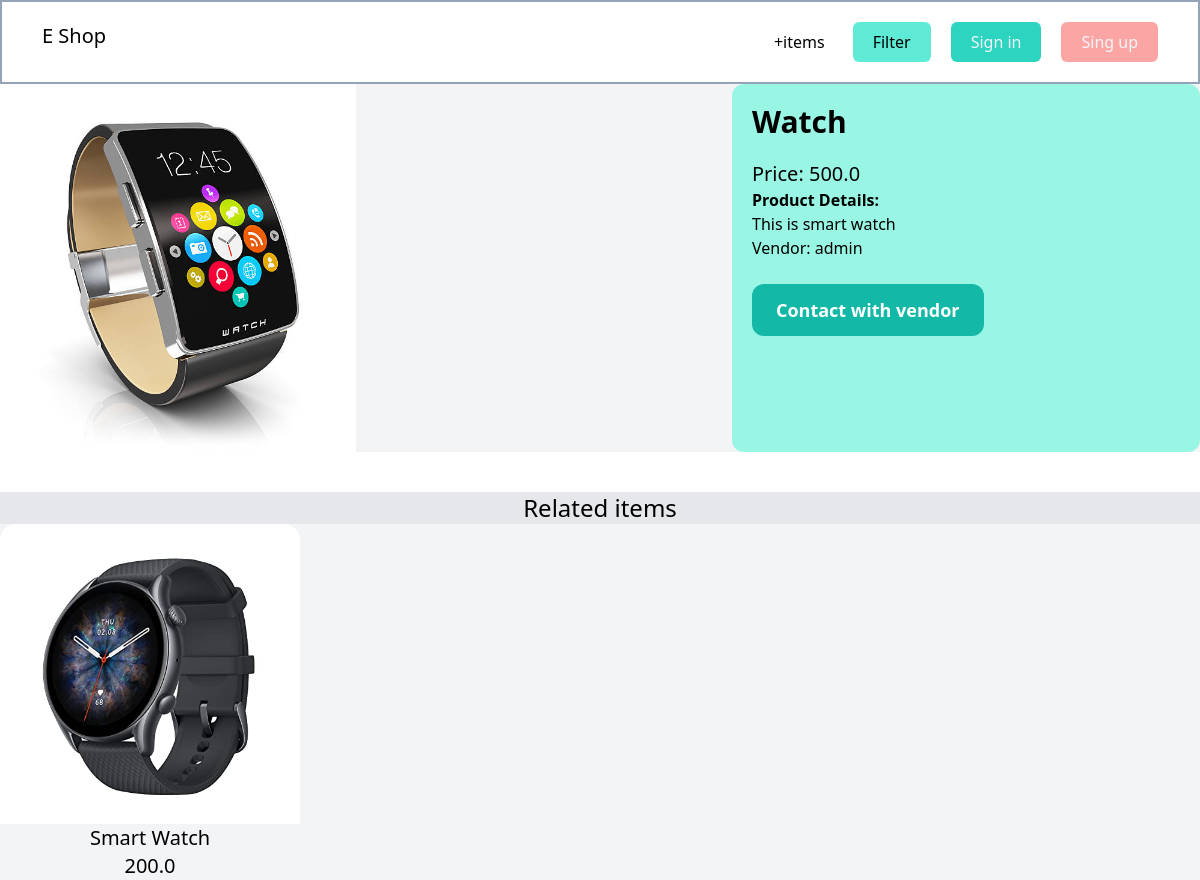
The page /items/3/ on the database as committed earlier.
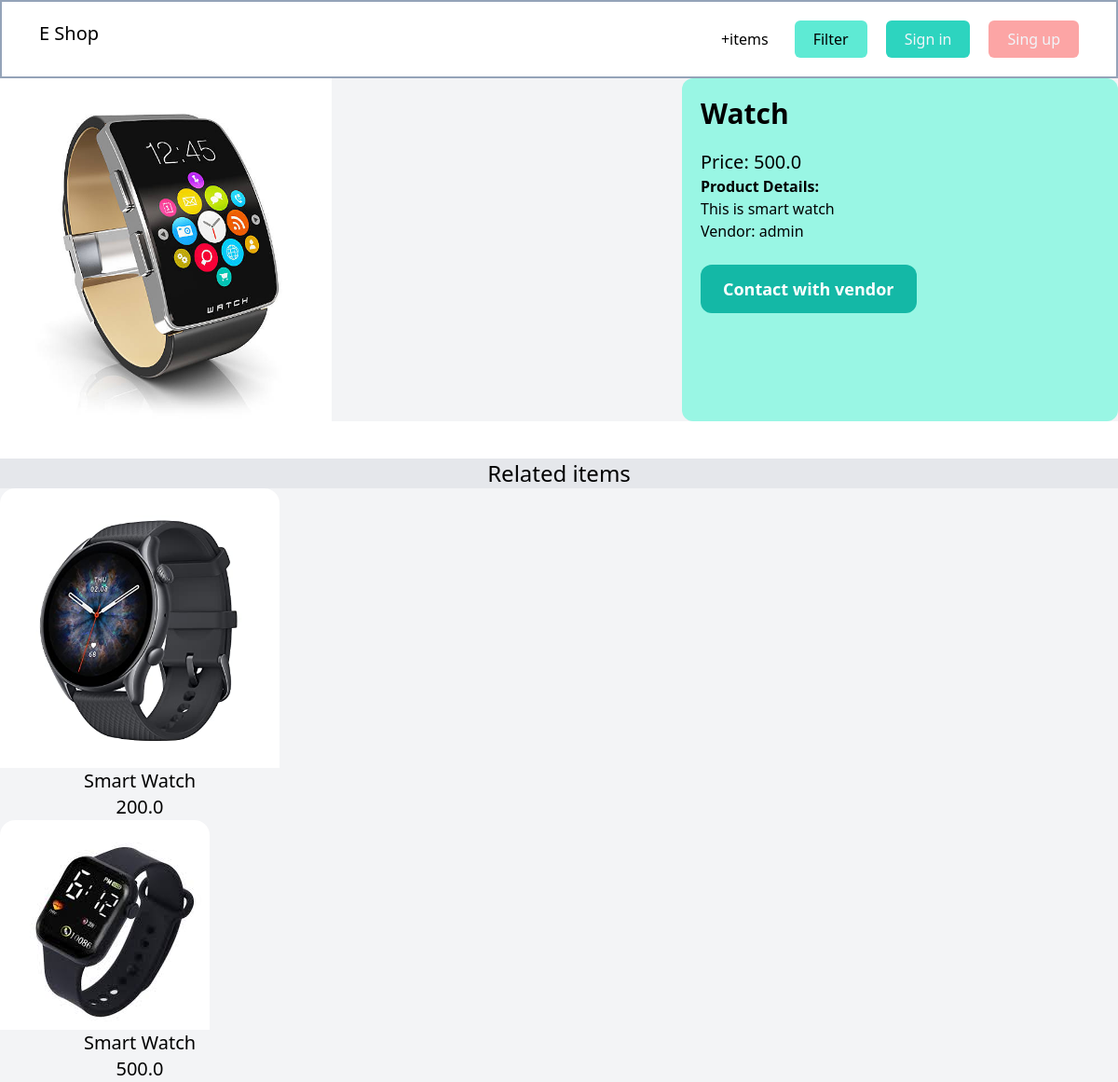
The same page on the database as committed later.
### item/models.py (models this page shows, shortened)
class Items(models.Model):
    Name = models.CharField(max_length=200)
    category = models.ForeignKey(Category, related_name='items', on_delete=models.CASCADE)
    description = models.TextField(blank=True, null=True)
    price = models.FloatField()
    image = models.ImageField(upload_to='product_images', blank=True, null=True)
    is_sold = models.BooleanField(default=False)
    created_at = models.DateTimeField(auto_now_add=True)
    created_by = models.ForeignKey(User, related_name = 'items', on_delete=models.CASCADE)
    class Meta:
        ordering = ['Name']
        verbose_name_plural = 'Items'

### item/views.py (the view)
# urls.py: path('<int:pk>/', views.details, name='detail'),
def details(request,pk):
    item = get_object_or_404(Items, pk=pk)
    related_items = Items.objects.filter(category=item.category,is_sold=False).exclude(pk=pk)[:3]
    return render(request, 'item/detail.html',{'item':item ,'related_items':related_items})

### item/templates/item/detail.html (shortened to what this page needs)
{% extends 'mainapp/base.html' %}
{% block content%}
<div class="grid grid-cols-5 gap-5 bg-gray-100">
    <div class="col-span-3 rounded">
        <img class="w-1/2" src="{{  item.image.url  }}" alt="">
    </div>
    <div class="col-span-2 p-5 bg-teal-200 rounded-xl">
        <h1 class="mb-5 text-3xl"> <strong class="font-semibold">{{ item.Name }}</strong></h1>
        <p class="text-xl">Price: {{ item.price }}</p>
        <p><strong>Product Details:</strong><br>
            <span class="">{{ item.description }}</span>
        </p>
        {% if request.user == item.created_by %}
        <div class="mt-5 grid grid-cols-5 gap-5">
            <a href="{% url 'item:edit' item.id %}" class="bg-teal-400 text-slate-100 py-2 px-3 rounded-md hover:bg-teal-700">Edit</a>
            <a href="{% url 'item:delete' item.id %}" class="bg-red-300 text-slate-100 py-2 px-3 rounded-md hover:bg-red-700">Delete</a>
        </div>
        {% else %}
        <p class="">Vendor: {{ item.created_by.username }}</p>
        <a href="#" class="inline-block mt-6 px-6 py-3 text-lg font-semibold bg-teal-500 text-white rounded-xl hover:bg-teal-700">Contact with vendor</a>
        {% endif %}
    </div>
</div>
<div class="mt-10 bg-gray-200">
    <h2 class="text-2xl text-center">Related items</h2>
    <div>
        {% for item in related_items %}
        <div class="grid grid-cols-4 bg-gray-100 w-76">
            <a href="{%url 'item:detail' item.id%}">
                <div class="w-full">
                    <img class="rounded-t-2xl" src="{{ item.image.url }}" alt="">
                    <div>
                        <h2 class="text-center text-xl">{{item.Name}}</h2>
                        <p class="text-center te text-xl">{{item.price}}</p>
                    </div>
                </div>
            </a>
        </div>
        {% endfor %}
    </div>
</div>
{% endblock %}

Rows that differ between the two databases and show on the page:
added Items: image (picture), Name "Smart Watch", price "500.0"
